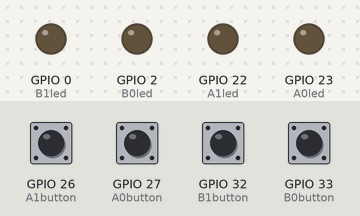
Simulated run of this program. Board: ESP32 board running MicroPython. Parts: output pins drawn as LEDs (lit = HIGH). Inputs (shaded band) come from the test bench; at power-on: GPIO 26 (A1button), GPIO 27 (A0button), GPIO 32 (B1button), GPIO 33 (B0button) LOW.

Above: at 1.2 s.
1.3 s: GPIO 26 (A1button) pulled HIGH for 0.15 s
At 1.4 s:
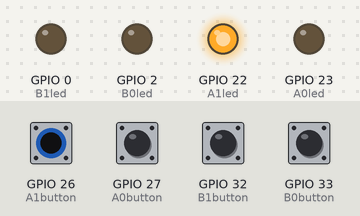
3.0 s: GPIO 27 (A0button) pulled HIGH for 0.15 s
At 3.1 s:
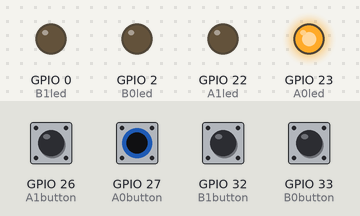
4.7 s: GPIO 32 (B1button) pulled HIGH for 0.15 s
At 4.8 s:
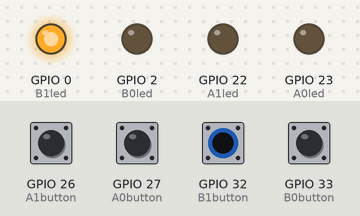
6.4 s: GPIO 33 (B0button) pulled HIGH for 0.15 s
At 6.5 s:
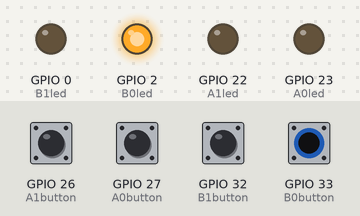
8.1 s: GPIO 26 (A1button) driven HIGH and GPIO 27 (A0button) driven HIGH
At 9.3 s:
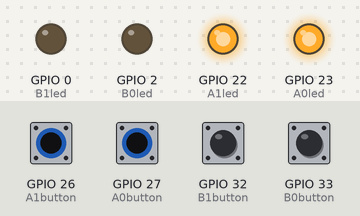
9.6 s: GPIO 32 (B1button) pulled HIGH for 1 s
At 10.4 s:
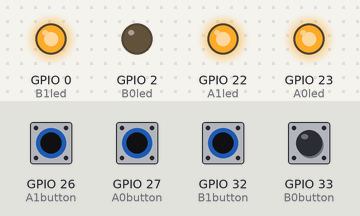
Timing chart, 0 to 12.6 s (numbered marks = the images above; inputs shaded):
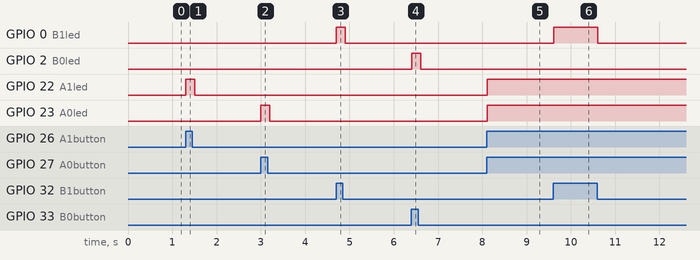

Measured:
- after the input at 1.3 s, GPIO 22 (A1led): LOW → HIGH at once, → LOW 0.20 s later
- after the input at 3.0 s, GPIO 23 (A0led): LOW → HIGH at once, → LOW 0.20 s later
- after the input at 4.7 s, GPIO 0 (B1led): LOW → HIGH at once, → LOW 0.20 s later
- after the input at 6.4 s, GPIO 2 (B0led): LOW → HIGH at once, → LOW 0.20 s later
- after the input at 8.1 s, GPIO 22 (A1led), GPIO 23 (A0led): LOW → HIGH at once
- after the input at 9.6 s, GPIO 0 (B1led): LOW → HIGH at once, → LOW 1.0 s later

The program:

dip_switch.py
```python
from machine import Pin
from time import sleep
A1led = Pin(22, Pin.OUT)
A0led = Pin(23, Pin.OUT)
B1led = Pin(0, Pin.OUT)
B0led = Pin(2, Pin.OUT)

A1button = Pin(26, Pin.IN)
A0button = Pin(27, Pin.IN)
B1button = Pin(32, Pin.IN)
B0button = Pin(33, Pin.IN)

while True:
    A1led.value(A1button.value())
    A0led.value(A0button.value())
    B1led.value(B1button.value())
    B0led.value(B0button.value())
    sleep (0.1)
```
